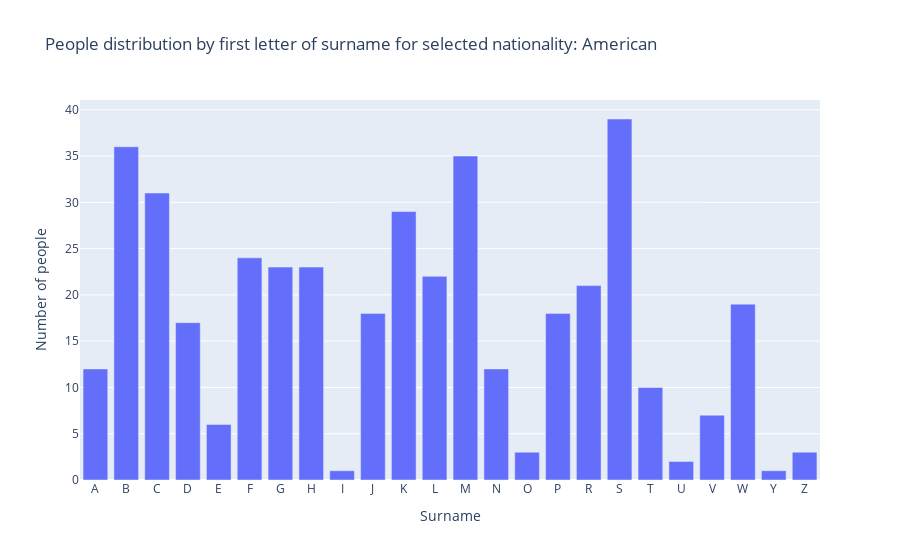

Notebook source saved alongside this figure:
### Markdown cell above
## Distribution by surname for selected nationality

### Code cell
# get data for selected nationality

data_selected = []

entity_type = "persons"
selected_field = "nationality"

ignore_list = ["Male", "Female"]
data_dict = {}
# iterate through selected entity type
for entity in data.get(entity_type):

    if selected_field in entity:
        property = entity.get(selected_field)
        

        if property == "" or property in ignore_list or property != selected_nationality:
            continue
        if property in data_dict:
            data_dict[property] += 1
        else:
            data_dict[property] = 1

        data_selected.append(entity)


x_label = "Surname"
y_label = "Number of people"
histogram_title = f"People distribution by first letter of surname for selected nationality: {selected_nationality}"


selected_field = "name"
histogram_type = "surname"
ignore_list = [""]

if len(data_selected) > 0:

    histogram = create_histogram({"persons": data_selected}, x_label, y_label, histogram_title, entity_type, selected_field, ignore_list,histogram_type,0)
    histogram.show()

### Figure 1 — Plotly figure (JSON) as saved in the notebook; plotly's stock layout.template omitted (floating-point values rounded to 4 significant figures)
{"data": [{"alignmentgroup": "True", "hovertemplate": "Surname=%{x}<br>Number of people=%{y}<extra></extra>", "legendgroup": "", "marker": {"color": "#636efa", "pattern": {"shape": ""}}, "name": "", "offsetgroup": "", "orientation": "v", "showlegend": false, "textposition": "auto", "type": "bar", "x": ["A", "B", "C", "D", "E", "F", "G", "H", "I", "J", "K", "L", "M", "N", "O", "P", "R", "S", "T", "U", "V", "W", "Y", "Z"], "xaxis": "x", "y": [12, 36, 31, 17, 6, 24, 23, 23, 1, 18, 29, 22, 35, 12, 3, 18, 21, 39, 10, 2, 7, 19, 1, 3], "yaxis": "y"}], "layout": {"barmode": "relative", "legend": {"tracegroupgap": 0}, "title": {"text": "People distribution by first letter of surname for selected nationality: American"}, "xaxis": {"anchor": "y", "domain": [0, 1], "title": {"text": "Surname"}}, "yaxis": {"anchor": "x", "domain": [0, 1], "title": {"text": "Number of people"}}}}
